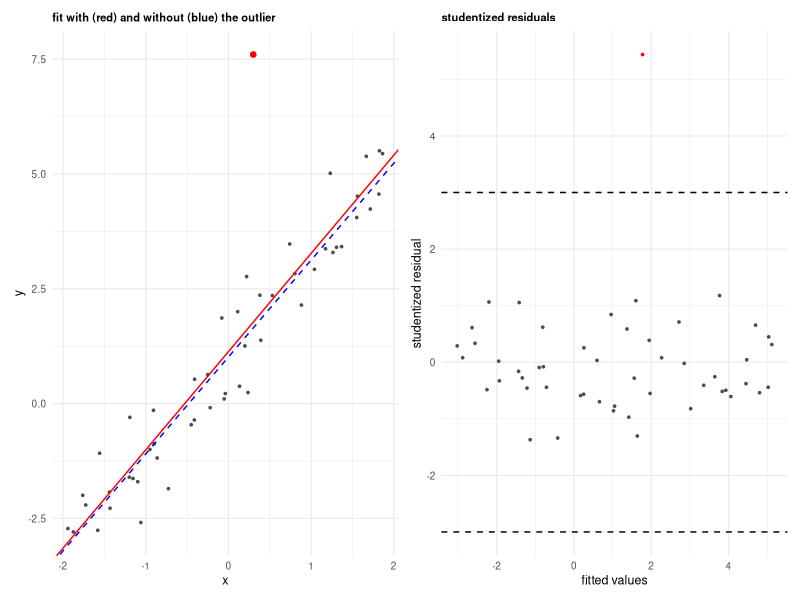
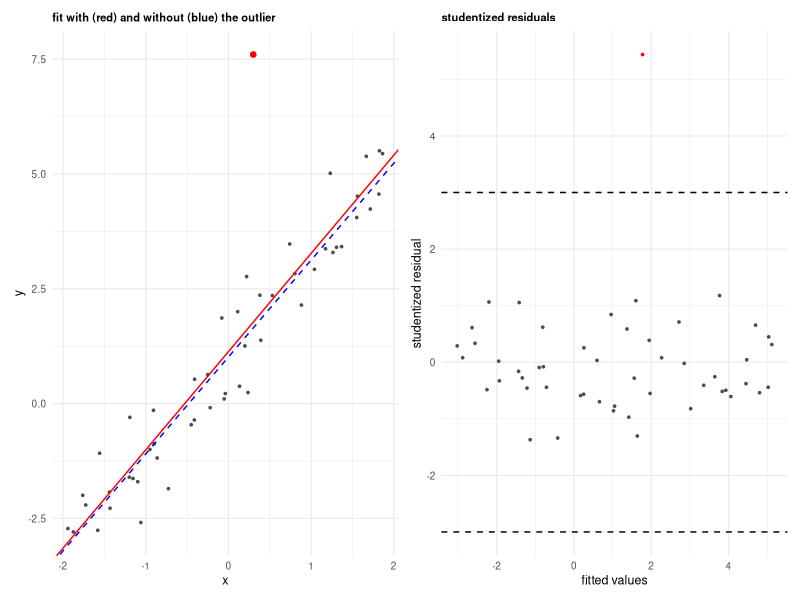

Recreate these plots in R, in order.
library(tidyverse)
library(patchwork)

theme_set(
    theme_minimal(base_size = 9) +
        theme(
            plot.title = element_text(size = 8, face = "bold"),
            plot.background = element_rect(fill = "transparent", colour = NA),
            panel.background = element_rect(fill = "transparent", colour = NA),
            legend.background = element_rect(fill = "transparent", colour = NA))
)


set.seed(5)
n <- 50
d <- tibble(x = runif(n, -2, 2)) |> mutate(y = 1 + 2 * x + rnorm(n, sd = 0.7))
out <- tibble(x = 0.3, y = 1 + 2 * 0.3 + 6)             # far above the line at a typical x
d2 <- bind_rows(d, out)
fit_all <- lm(y ~ x, data = d2)
fit_wo <- lm(y ~ x, data = d)

p_data <- ggplot(d2, aes(x, y)) +
      geom_point(size = 0.6, colour = "grey30") +
      geom_point(data = out, colour = "red", size = 1.6) +
      geom_abline(intercept = coef(fit_all)[1], slope = coef(fit_all)[2], colour = "red", linewidth = 0.5) +
      geom_abline(intercept = coef(fit_wo)[1], slope = coef(fit_wo)[2], colour = "blue",
                                  linetype = "dashed", linewidth = 0.5) +
      labs(title = "fit with (red) and without (blue) the outlier")

dg <- tibble(fitted = fitted(fit_all), std = rstandard(fit_all), outlier = seq_len(n + 1) == n + 1)
p_std <- ggplot(dg, aes(fitted, std, colour = outlier)) +
      geom_point(size = 0.6) +
      geom_hline(yintercept = c(-3, 3), linetype = "dashed") +
      scale_colour_manual(values = c("grey30", "red"), guide = "none") +
      labs(title = "studentized residuals", x = "fitted values", y = "studentized residual")

p <- p_data | p_std

p

ggsave("reg_diag_outlier.pdf", p, width = 6.0, height = 2.75, bg = "transparent")
